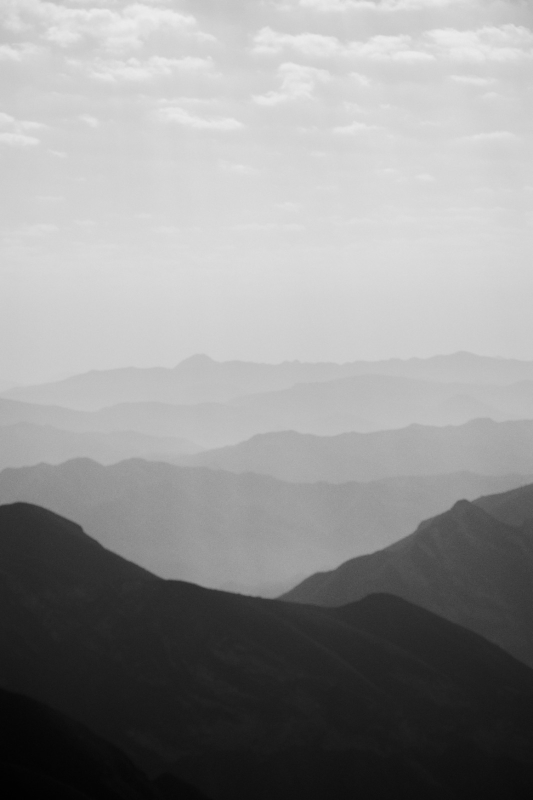
#> input picture hafta3/odev2-histogram-esitleme/girdi/dag.jpg, 1066 x 1600 px, found by its file name (shown at 1/2 size); its folder holds 2 pictures in this run
$ python hazir_fonksiyonsuz.py
#> lines starting #> are read from the running program, lines starting #| are printed output that depends on the picture
from pathlib import Path

import cv2
import numpy as np

klasor = Path(__file__).parent

for ad in ["dag", "sis"]:
    gri = cv2.imread(str(klasor.parent / "girdi" / f"{ad}.jpg"), cv2.IMREAD_GRAYSCALE)
#> gri is the input picture: shape (1600, 1066); min 0, max 237, mean 147.2

    # 1) 256 değerli histogram
    hist = [0] * 256
    for deger in gri.ravel().tolist():
        hist[deger] += 1
#> this loop made 1705600 passes
#> deger on passes 1 to 3: 213, 212, 212
#> after the loop, hist = 256 values, max 60300 at index 216, min 0 at index 238, mean 6662.5

    # 2) Kümülatif dağılım (CDF)
    cdf = [0] * 256
    toplam = 0
    for i in range(256):
        toplam += hist[i]
        cdf[i] = toplam
#> this loop made 256 passes
#> toplam on passes 1 to 3: 10, 451, 2198
#> after the loop, cdf = 256 values from 10 to 1705600; toplam = 1705600

    # 3) Eşitleme tablosu: yeni = (cdf[x] - cdf_min) / (N - cdf_min) * 255
    n = gri.size
#> n = 1705600
    cdf_min = next(c for c in cdf if c > 0)
#> cdf_min = 10
    tablo = np.zeros(256, dtype=np.uint8)
    for i in range(256):
        tablo[i] = max(0, round((cdf[i] - cdf_min) / (n - cdf_min) * 255))
#> after the loop, tablo = 256 values from 0 to 255

    # 4) Her pikseli tablodan geçir
    sonuc = tablo[gri]
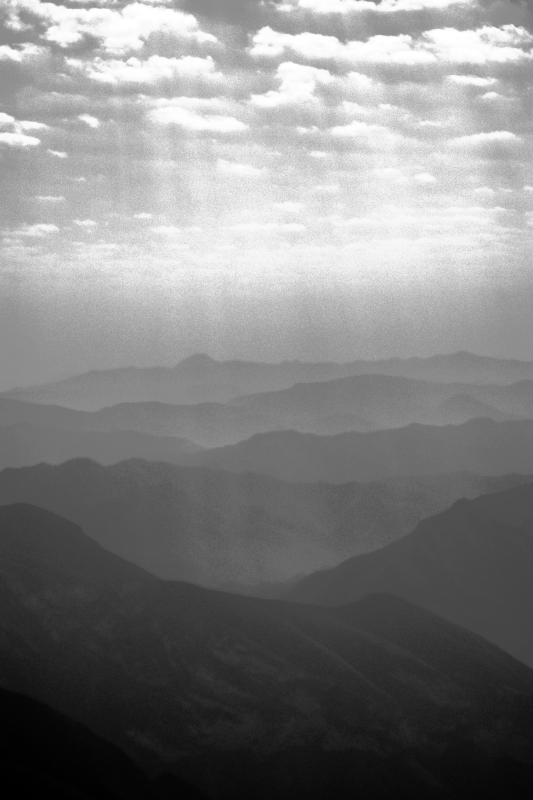
#> sonuc: shape (1600, 1066) (shown at 1/2 size); min 0, max 255, mean 129.3

    cv2.imwrite(str(klasor / "cikti" / f"{ad}_hazir_fonksiyonsuz.png"), sonuc)
    print(f"{ad}: std {gri.std():.2f} -> {sonuc.std():.2f}")
#| dag: std 78.63 -> 74.65
#> pass 2 of the loop `for ad in ["dag", "sis"]:`:
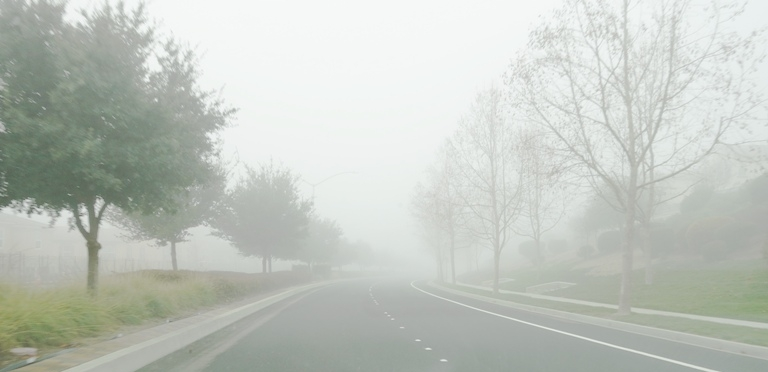
#> input picture hafta3/odev2-histogram-esitleme/girdi/sis.jpg, 768 x 372 px, found by its file name
#> `gri = cv2.imread(str(klasor.parent / "girdi" / f"{ad}.jpg"), cv2.IMREA..`:
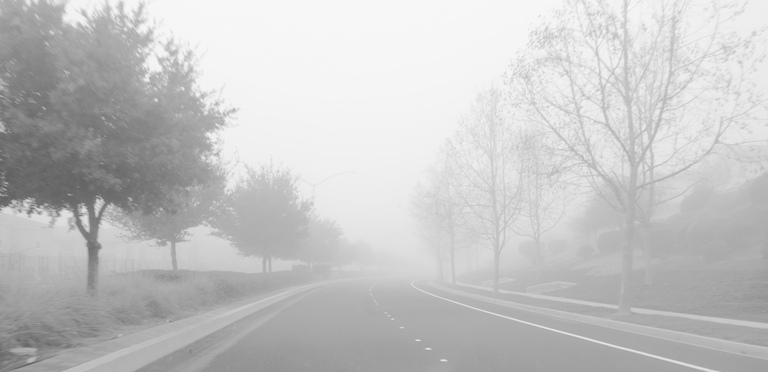
#> gri: shape (372, 768); min 92, max 249, mean 196
#> the loop `for deger in gri.ravel().tolist():` made 285696 passes
#> deger on passes 1 to 3: 176, 195, 194
#> after the loop `for deger in gri.ravel().tolist():`: hist = 256 values, max 12026 at index 246, min 0 at index 0, mean 1116
#> after the loop `for i in range(256):`: cdf = 256 values from 0 to 285696; toplam = 285696
#> cdf_min = 1
#> `sonuc = tablo[gri]`:
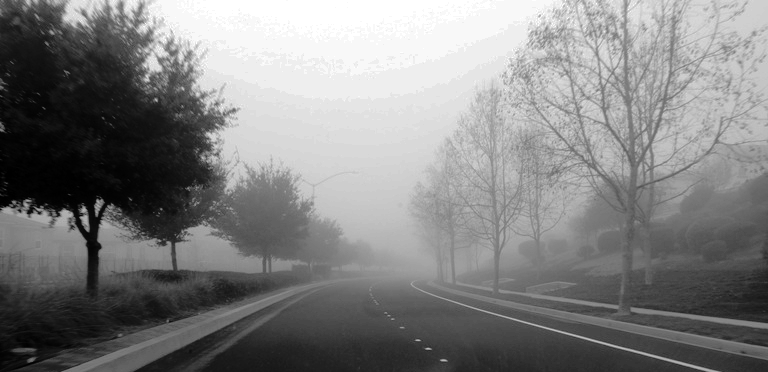
#> sonuc: shape (372, 768); min 0, max 255, mean 128.9
#| sis: std 37.28 -> 74.33
